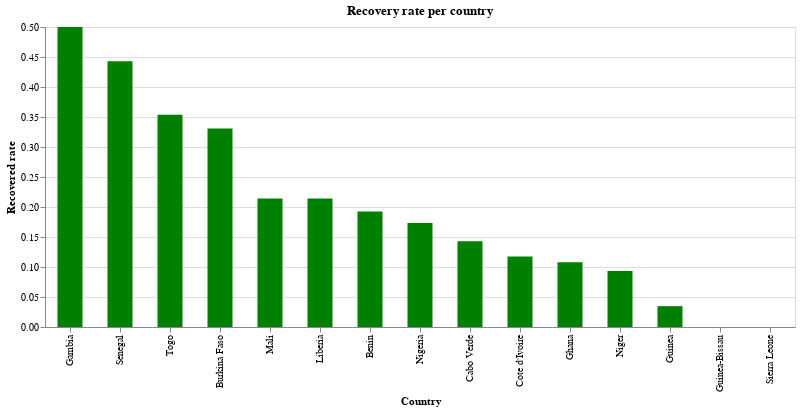

The cell this chart's notebook holds for it:
### Markdown cell above
### Recovery rate per country

### Code cell
alt.Chart(source).mark_bar(size = 25).encode(x = alt.X('Country', sort='-y'), y = 'Recovered rate', color = alt.value('green'),).properties(width = alt.Step(50), height = 300, title = 'Recovery rate per country').interactive()

### Figure 1 — Vega-Lite specification as saved in the notebook (floating-point values rounded to 4 significant figures)
{"config": {"view": {"continuousWidth": 400, "continuousHeight": 300}}, "data": {"name": "data-4c2836bacf22d4c790a07014baaa51bb"}, "mark": {"type": "bar", "size": 25}, "encoding": {"color": {"value": "green"}, "x": {"type": "nominal", "field": "Country", "sort": "-y"}, "y": {"type": "quantitative", "field": "Recovered rate"}}, "height": 300, "selection": {"selector004": {"type": "interval", "bind": "scales", "encodings": ["x", "y"]}}, "title": "Recovery rate per country", "width": {"step": 50}, "$schema": "https://vega.github.io/schema/vega-lite/v4.0.2.json", "datasets": {"data-4c2836bacf22d4c790a07014baaa51bb": [{"Country": "Burkina Faso", "Lat": 12.24, "Long": -1.562, "Date": "2020-04-07T00:00:00", "Confirmed_cases": 384, "Dead": 19, "Recovered": 127, "ill people": 257, "Death rate": 0.04948, "Recovered rate": 0.3307}, {"Country": "Cote d'Ivoire", "Lat": 7.54, "Long": -5.547, "Date": "2020-04-07T00:00:00", "Confirmed_cases": 349, "Dead": 3, "Recovered": 41, "ill people": 308, "Death rate": 0.008596, "Recovered rate": 0.1175}, {"Country": "Ghana", "Lat": 7.947, "Long": -1.023, "Date": "2020-04-07T00:00:00", "Confirmed_cases": 287, "Dead": 5, "Recovered": 31, "ill people": 256, "Death rate": 0.01742, "Recovered rate": 0.108}, {"Country": "Niger", "Lat": 17.61, "Long": 8.082, "Date": "2020-04-07T00:00:00", "Confirmed_cases": 278, "Dead": 11, "Recovered": 26, "ill people": 252, "Death rate": 0.03957, "Recovered rate": 0.09353}, {"Country": "Nigeria", "Lat": 9.082, "Long": 8.675, "Date": "2020-04-07T00:00:00", "Confirmed_cases": 254, "Dead": 6, "Recovered": 44, "ill people": 210, "Death rate": 0.02362, "Recovered rate": 0.1732}, {"Country": "Senegal", "Lat": 14.5, "Long": -14.45, "Date": "2020-04-07T00:00:00", "Confirmed_cases": 237, "Dead": 2, "Recovered": 105, "ill people": 132, "Death rate": 0.008439, "Recovered rate": 0.443}, {"Country": "Guinea", "Lat": 9.946, "Long": -9.697, "Date": "2020-04-07T00:00:00", "Confirmed_cases": 144, "Dead": 0, "Recovered": 5, "ill people": 139, "Death rate": 0.0, "Recovered rate": 0.03472}, {"Country": "Togo", "Lat": 8.62, "Long": 0.8248, "Date": "2020-04-07T00:00:00", "Confirmed_cases": 65, "Dead": 3, "Recovered": 23, "ill people": 42, "Death rate": 0.04615, "Recovered rate": 0.3538}, {"Country": "Mali", "Lat": 17.57, "Long": -3.996, "Date": "2020-04-07T00:00:00", "Confirmed_cases": 56, "Dead": 5, "Recovered": 12, "ill people": 44, "Death rate": 0.08929, "Recovered rate": 0.2143}, {"Country": "Guinea-Bissau", "Lat": 11.8, "Long": -15.18, "Date": "2020-04-07T00:00:00", "Confirmed_cases": 33, "Dead": 0, "Recovered": 0, "ill people": 33, "Death rate": 0.0, "Recovered rate": 0.0}, {"Country": "Benin", "Lat": 9.308, "Long": 2.316, "Date": "2020-04-07T00:00:00", "Confirmed_cases": 26, "Dead": 1, "Recovered": 5, "ill people": 21, "Death rate": 0.03846, "Recovered rate": 0.1923}, {"Country": "Liberia", "Lat": 6.428, "Long": -9.43, "Date": "2020-04-07T00:00:00", "Confirmed_cases": 14, "Dead": 3, "Recovered": 3, "ill people": 11, "Death rate": 0.2143, "Recovered rate": 0.2143}, {"Country": "Cabo Verde", "Lat": 16.54, "Long": -23.04, "Date": "2020-04-07T00:00:00", "Confirmed_cases": 7, "Dead": 1, "Recovered": 1, "ill people": 6, "Death rate": 0.1429, "Recovered rate": 0.1429}, {"Country": "Sierra Leone", "Lat": 8.461, "Long": -11.78, "Date": "2020-04-07T00:00:00", "Confirmed_cases": 6, "Dead": 0, "Recovered": 0, "ill people": 6, "Death rate": 0.0, "Recovered rate": 0.0}, {"Country": "Gambia", "Lat": 13.44, "Long": -15.31, "Date": "2020-04-07T00:00:00", "Confirmed_cases": 4, "Dead": 1, "Recovered": 2, "ill people": 2, "Death rate": 0.25, "Recovered rate": 0.5}]}}
